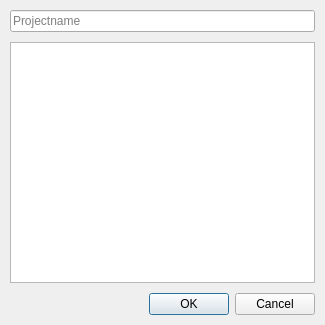
<?xml version="1.0" encoding="UTF-8"?>
<ui version="4.0">
 <class>AddProjectDialog</class>
 <widget class="QDialog" name="AddProjectDialog">
  <property name="geometry">
   <rect>
    <x>0</x>
    <y>0</y>
    <width>325</width>
    <height>325</height>
   </rect>
  </property>
  <property name="windowTitle">
   <string>Add Project</string>
  </property>
  <property name="windowIcon">
   <iconset resource="../resources.qrc">
    <normaloff>:/icons/icons/swift-notes.svg</normaloff>:/icons/icons/swift-notes.svg</iconset>
  </property>
  <layout class="QVBoxLayout" name="verticalLayout" stretch="0,1,0">
   <property name="spacing">
    <number>10</number>
   </property>
   <property name="leftMargin">
    <number>10</number>
   </property>
   <property name="topMargin">
    <number>10</number>
   </property>
   <property name="rightMargin">
    <number>10</number>
   </property>
   <property name="bottomMargin">
    <number>10</number>
   </property>
   <item>
    <widget class="QLineEdit" name="lineEditProjectname">
     <property name="placeholderText">
      <string>Projectname</string>
     </property>
    </widget>
   </item>
   <item>
    <widget class="QPlainTextEdit" name="plainTextEditDescription">
     <property name="plainText">
      <string/>
     </property>
     <property name="placeholderText">
      <string>Description (optional)</string>
     </property>
    </widget>
   </item>
   <item>
    <widget class="QDialogButtonBox" name="buttonBoxAddCancelProject">
     <property name="orientation">
      <enum>Qt::Horizontal</enum>
     </property>
     <property name="standardButtons">
      <set>QDialogButtonBox::Cancel|QDialogButtonBox::Ok</set>
     </property>
    </widget>
   </item>
  </layout>
 </widget>
 <resources>
  <include location="../resources.qrc"/>
 </resources>
 <connections>
  <connection>
   <sender>buttonBoxAddCancelProject</sender>
   <signal>accepted()</signal>
   <receiver>AddProjectDialog</receiver>
   <slot>accept()</slot>
   <hints>
    <hint type="sourcelabel">
     <x>248</x>
     <y>254</y>
    </hint>
    <hint type="destinationlabel">
     <x>157</x>
     <y>274</y>
    </hint>
   </hints>
  </connection>
  <connection>
   <sender>buttonBoxAddCancelProject</sender>
   <signal>rejected()</signal>
   <receiver>AddProjectDialog</receiver>
   <slot>reject()</slot>
   <hints>
    <hint type="sourcelabel">
     <x>316</x>
     <y>260</y>
    </hint>
    <hint type="destinationlabel">
     <x>286</x>
     <y>274</y>
    </hint>
   </hints>
  </connection>
 </connections>
</ui>
